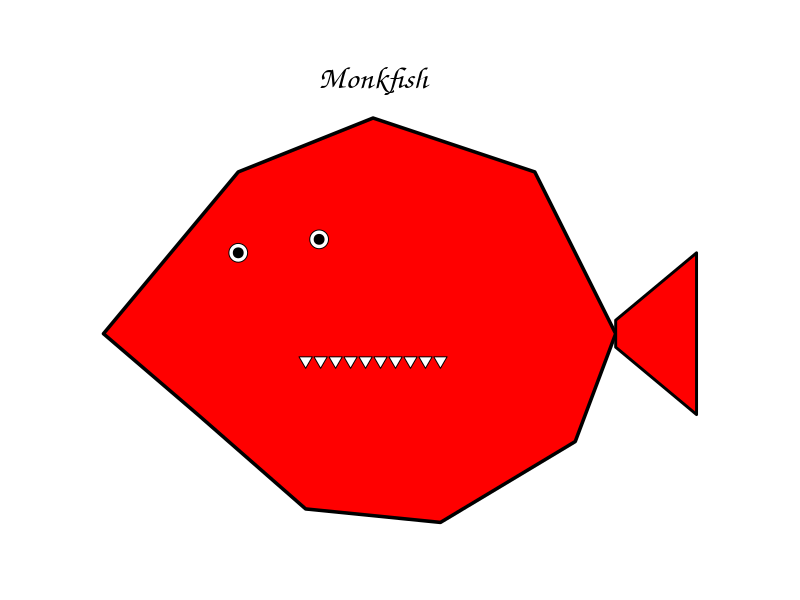

Write R code to recreate this figure.
# A silly R plot that *looks like a monkfish*
# This uses ggplot2 shapes, polygons, and annotations to fake a monkfish silhouette.

library(ggplot2)
library(dplyr)

plot_monkfish_shape <- function() {
  
  # Body polygon (blobby monkfish shape)
  body <- tibble(
    x = c(-2, -1, 0, 1.2, 1.8, 1.5, 0.5, -0.5, -1.3, -2),
    y = c(0, 1.2, 1.6, 1.2, 0, -0.8, -1.4, -1.3, -0.6, 0)
  )
  
  # Tail
  tail <- tibble(
    x = c(1.8, 2.4, 2.4, 1.8),
    y = c(0.1, 0.6, -0.6, -0.1)
  )
  
  # Eyes
  eyes <- tibble(
    x = c(-1, -0.4),
    y = c(0.6, 0.7)
  )
  
  # Teeth as small downward triangles
  teeth <- tibble(
    x = seq(-0.5, 0.5, length.out = 10),
    y = rep(-0.2, 10)
  )
  
  ggplot() +
    geom_polygon(data = body, aes(x, y), fill = "red", color = "black", linewidth = 1.2) +
    geom_polygon(data = tail, aes(x, y), fill = "red", color = "black", linewidth = 1) +
    geom_point(data = eyes, aes(x, y), size = 6, shape = 21, fill = "white") +
    geom_point(data = eyes, aes(x, y), size = 3) +
    geom_point(data = teeth, aes(x, y), shape = 25, size = 3, fill = "white") +
    annotate("text", x = 0, y = 1.9, label = "Monkfish", size = 8, family = "Comic Sans MS") +
    coord_equal() +
    theme_void() +
    theme(plot.margin = margin(40,40,40,40))
}

# Example:
p <- plot_monkfish_shape()
print(p)
